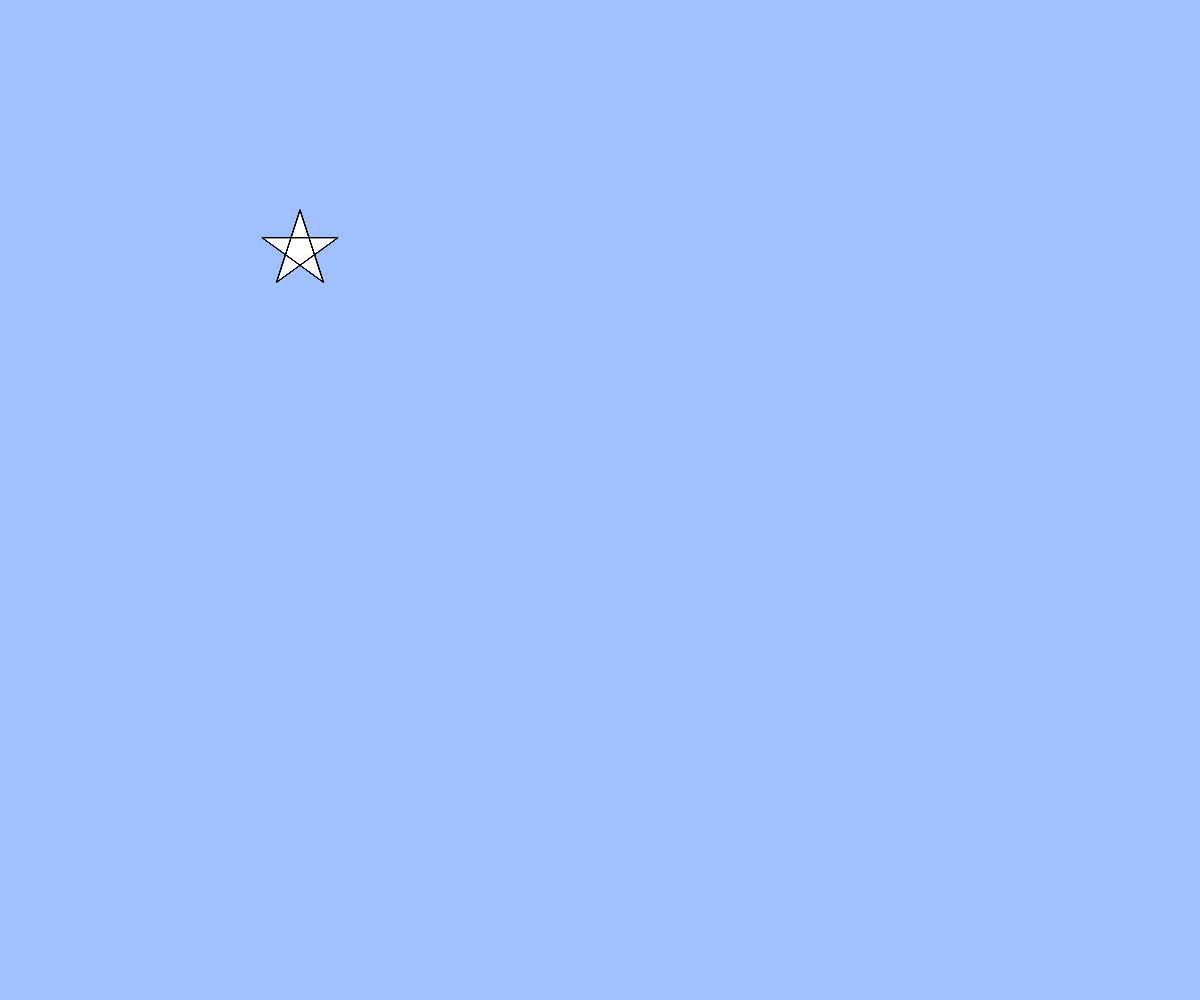
Frame 1 (no input)
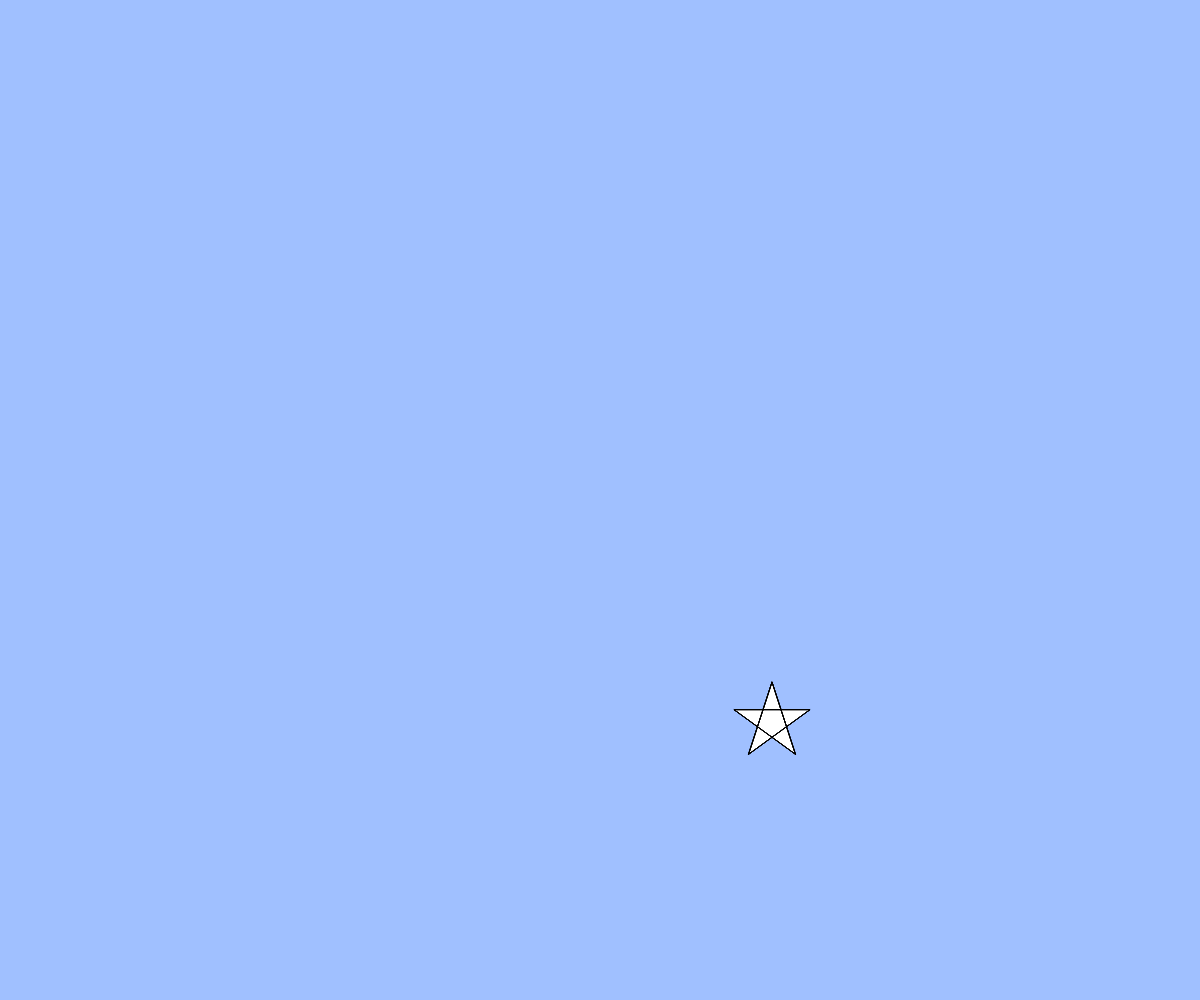
Frame 60 (no input)
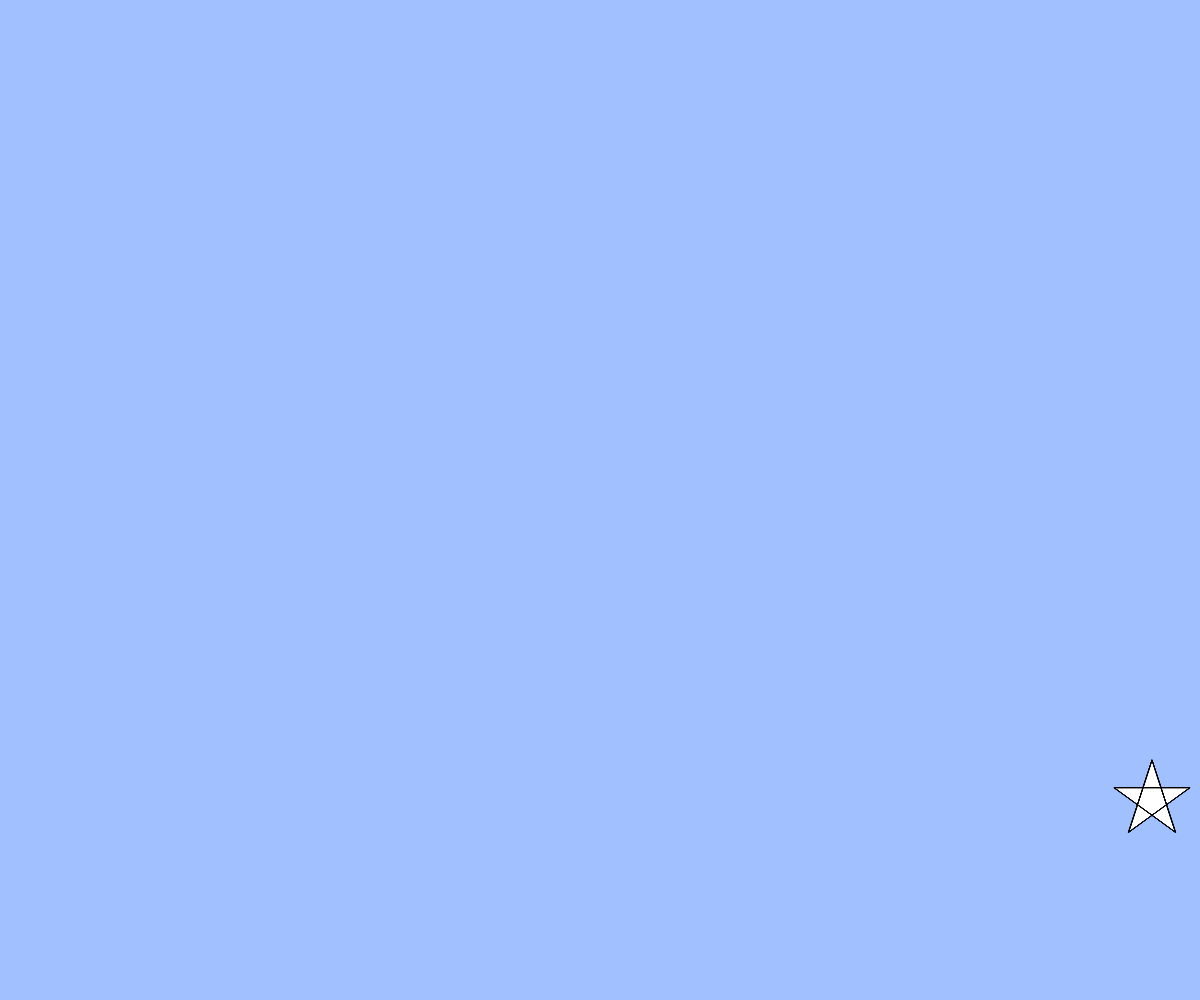
Frame 120 (the mouse pressed at the canvas centre since frame 60)

The p5.js sketch that drew these frames (run headless with seeded random() and noise() and a simulated clock; from frame 60 on, the mouse is pressed at the canvas centre):

// p5.js sketch
// ── sketch.js
// テキスト「アニメーション」
let x, y, vx, vy;

function setup(){
  createCanvas(windowWidth, windowHeight);
  x = width / 4;
  y = height / 4;
  vx = 8;
  vy = 8;
  angle = 0;
}

function draw(){
  background(160, 192, 255);
  // BLANK[2] (hint: 作った star 関数を使います)
 angle += 0.1;
 star(x, y, 40, angle);
 x += vx;
 y += vy;
  // 端の処理パターン (1) 反対側から出てくる
  if(x < 0 || x > width){
    vx = -1 * vx;
  }
  if(y < 0 || y > height){
    vy = -1 * vy;
  }
  x = constrain(x, 0, width);
  y = constrain(y, 0, height);
}

function star(cx, cy, r, angle){
  beginShape();
  for(var i = 0; i < 20; i++){
    var theta = TWO_PI * i * 2 / 5 - HALF_PI;
    // BLANK[1] (hint: angle 分だけ星を回転させるには？)
    var x = cx + cos(theta) * r;
    var y = cy + sin(theta) * r;
    vertex(x,y);
  }
  endShape(CLOSE);
}

function windowResized(){
  resizeCanvas(windowWidth, windowHeight);
}

function mouseClicked(){
  x = mouseX;
  y = mouseY;
}
